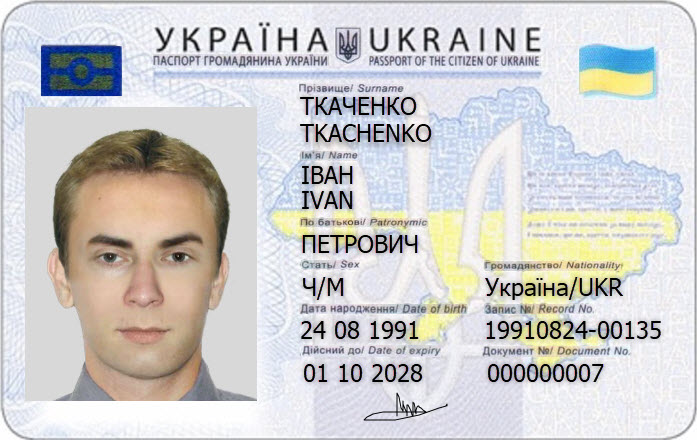
#> input picture data/template.jpg, 697 x 440 px, found by its file name
$ python core.py
#> lines starting #> are read from the running program, lines starting #| are printed output that depends on the picture
### src/data/preprocessors/matchers/features/utils.py
import cv2
import numpy as np
from matplotlib import pyplot as plt
from scipy.stats import norm

from src import logger


def apply_feature_detector(feature_detector, template_image, input_image):
    template_keypoints, template_descriptors = feature_detector.detectAndCompute(template_image, None)
    image_keypoints, image_descriptors = feature_detector.detectAndCompute(input_image, None)
    return template_keypoints, template_descriptors, image_keypoints, image_descriptors


def extract_good_matches(matches, ratio=0.6):
    good_matches = []
    for m1, m2 in matches:
        if m1.distance < ratio * m2.distance:
            good_matches.append([m1])
    return good_matches


# [6 lines left out: function extract_good_matches_mask, not called in this run]


def get_match(match, dimension=0):
    if isinstance(match, list) or isinstance(match, np.ndarray):
        return match[0]
    else:
        return match


def calculate_distance_distribution(matches):
    np.seterr(all="raise")
    distances = sorted([get_match(match_list).distance for match_list in matches])
    try:
        probability_distribution = norm.cdf(distances, np.mean(distances), np.std(distances))
    except FloatingPointError:
        logger.warning("Image is equal to template image")
        probability_distribution = [100 for _ in range(len(distances))]
    except RuntimeWarning or Exception:
        logger.warning("Probability distribution encountered mean of empty slice")
        probability_distribution = []
    return distances, probability_distribution


def make_distance_ratio_distribution(matches, good_matches, name="", display=False):
    distances, prob_distribution = calculate_distance_distribution(matches)
    good_distances, good_prob_distribution = calculate_distance_distribution(good_matches)
    if len(good_distances) > 0 and len(good_prob_distribution) > 0:
        fig, ax = plt.subplots(figsize=(11, 8))
        ax.plot(distances, prob_distribution)
        ax.plot(good_distances, good_prob_distribution)
        ax.set_title(name)
        if display:
            plt.show()
        logger.log_figure(fig, name + "_template_comparison_plot")


def draw_polygon(img, polygon_corners):
    cv2.polylines(img, [np.int32(polygon_corners)], True, 255, 3, cv2.LINE_AA)
    return img


# [19 lines left out: function detect_homography_polygon, not called in this run]

### src/data/preprocessors/matchers/features/flann.py
import cv2

from src import logger
from src.data.preprocessors.matchers.features.utils import make_distance_ratio_distribution, \
    extract_good_matches, apply_feature_detector, extract_good_matches_mask, detect_homography_polygon


def flann_matcher(template_image, input_image, image_name="", name="flann", algorithm_id=0):
    sift = cv2.SIFT_create()
    template_keypoints, template_descriptors, image_keypoints, image_descriptors = apply_feature_detector(
        feature_detector=sift, template_image=template_image, input_image=input_image)

    flann = cv2.FlannBasedMatcher(indexParams=dict(algorithm=algorithm_id, trees=5),  # FLAN_INDEX_KDTREE = 0
                                  searchParams=dict(checks=50))

    matches = flann.knnMatch(template_descriptors, image_descriptors, k=2)
    good_matches = extract_good_matches(matches, ratio=0.6)

    make_distance_ratio_distribution(matches, good_matches, name=image_name + "_" + name, display=False)
    good_flann_matches = cv2.drawMatchesKnn(
        template_image, template_keypoints, input_image, image_keypoints, good_matches, None, flags=2
    )
    logger.log_image(image_name, stage_name="flann_good_matches", image=good_flann_matches, save=True)

    matches_mask = extract_good_matches_mask(matches, ratio=0.5)
    draw_params = dict(
        matchColor=(0, 0, 255),
        singlePointColor=(0, 255, 0),
        matchesMask=matches_mask,
        flags=2,
    )
    flann_matches = cv2.drawMatchesKnn(
        template_image, template_keypoints, input_image, image_keypoints, matches, None, **draw_params
    )
    logger.log_image(image_name, stage_name="flann_matches", image=flann_matches, save=True)

    polygon_image, polygon_corners = detect_homography_polygon(input_image, template_image, template_keypoints,
                                                               image_keypoints, good_matches, min_match_count=5)
    logger.log_image(image_name, stage_name="flann_polygons", image=polygon_image, save=True)
    return polygon_corners

### src/utils/logger.py
import json
import logging
import os
import sys

import cv2
import pandas as pd
import yaml

PROGRESS = 25


class MyLogger(logging.Logger):
    PROGRESS = PROGRESS
    LOG_FORMATTER = '%(asctime)s - %(levelname)-10s - %(message)s'
    DEF_LOGGING_LEVEL = logging.WARNING

    LOG_FOLDER = "logs/"
    LOG_IMG_FOLDER = os.path.join(LOG_FOLDER, "img")
    ABSOLUTE_FOLDER = ""

    def __init__(self, log_name, level=None):
        logging.Logger.__init__(self, log_name)
        self.formatter = logging.Formatter(self.LOG_FORMATTER)
        self.initLogger(level)
        self.json_data = {}
        self.dataframe = pd.DataFrame(columns=["image_name", "info", "status"])

    def initLogger(self, level=None):
        self.setLevel(level or self.DEF_LOGGING_LEVEL)
        self.propagate = False

    def add_handler(self, log_file, use_syslog):
        if use_syslog:
            handler = logging.handlers.SysLogHandler(address='/dev/log')
        elif log_file:
            handler = logging.FileHandler(log_file)
        else:
            handler = logging.StreamHandler(sys.stderr)
        handler.setFormatter(self.formatter)
        self.addHandler(handler)
        return handler

    def addHandlers(self, log_file=None, progress_file=None, use_syslog=False):
        self.logger_hdlr = self.add_handler(log_file, use_syslog)
        if progress_file:
            self.progress_hdlr = self.add_handler(progress_file, use_syslog)
            self.progress_hdlr.setLevel(self.PROGRESS)
        else:
            self.progress_hdlr = None

    # [30 lines left out: functions progress, display_image, log_image, log_plot, log_figure, not called in this run]

    def load_level(self, settings='settings.yaml'):
        ABSOLUTE_FOLDER = os.path.join(os.path.abspath(os.path.join("SRC", os.pardir)))
        settings_file = os.path.join(ABSOLUTE_FOLDER, settings)
        with open(settings_file) as info:
            settings_dict = yaml.safe_load(info)
        self.level = dict(settings_dict)['LOGGING_LEVEL']
        self.setLevel(self.level)

    # [12 lines left out: functions save_results, log_result, not called in this run]

    def display_result(self):
        print(self.dataframe)


def setup_logger(progress_file=None):
    logging.setLoggerClass(MyLogger)
    logging.addLevelName(PROGRESS, 'PROGRESS')
    logger = logging.getLogger(__name__)
    logger.addHandlers(progress_file)
    logger.load_level()
    return logger

### src/data/preprocessors/core.py
import os

import cv2
import fire

from src import TEST_FOLDER, TEMPLATES_FOLDER
from src import logger
from src.data.preprocessors.matchers.features.flann import flann_matcher
from src.data.preprocessors.transformers.croppers import clip_by_coordinates
from src.data.preprocessors.transformers.rotators import rotate_image
from src.data.preprocessors.utils import is_card_detected, correct_card
from src.utils.status_manager import Status


def process_image(template_image, input_image, image_name, template_name):
    polygon_corners = flann_matcher(template_image, input_image, image_name=image_name)
    if is_card_detected(polygon_corners):
        polygon_corners, is_correct = correct_card(polygon_corners)
        clipped_image = clip_by_coordinates(input_image, polygon_corners, name="")
        logger.log_image(image_name, stage_name="clipped", image=clipped_image, save=True)
        rotated_image, angle = rotate_image(clipped_image)
        logger.info(f"Angle: {angle}")
        logger.log_image(image_name, stage_name="rotated", image=rotated_image, save=True)
        status = Status.OK if is_correct else Status.PARTIAL
        return {}, status
    else:
        logger.warning("Id card is not detected")
        return {}, Status.NOT_FOUND


def preprocess_data(image_path, template_path=str(os.path.join(TEMPLATES_FOLDER, "template.jpg"))):
#> called with image_path = 'src/data/preprocessors/data/test/1.jpg'
    image_name = os.path.basename(image_path)
    template_name = os.path.basename(image_path)
    try:
        template_image = cv2.imread(template_path)
#> template_image is the input picture: shape (440, 697, 3); mean B, G, R 204.4, 205, 206.4
        input_image = cv2.imread(image_path)
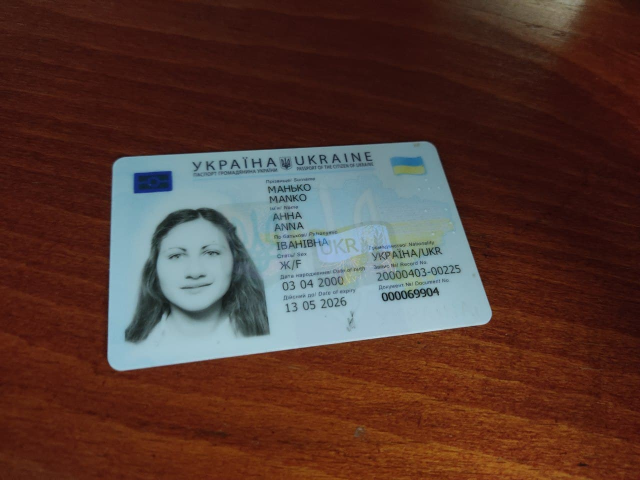
#> input picture data/test/1.jpg, 1280 x 960 px, found by its file name (shown at 1/2 size)
#> input_image is the input picture: shape (960, 1280, 3); mean B, G, R 50.3, 58.6, 85.7
        template_image = cv2.resize(template_image, None, fx=0.5, fy=0.5)
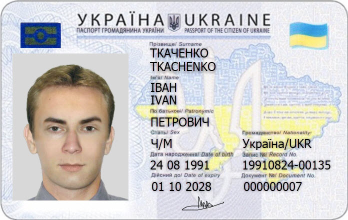
#> template_image: shape (220, 348, 3); mean B, G, R 204.5, 205.1, 206.5
        input_image = cv2.resize(input_image, None, fx=0.5, fy=0.5)
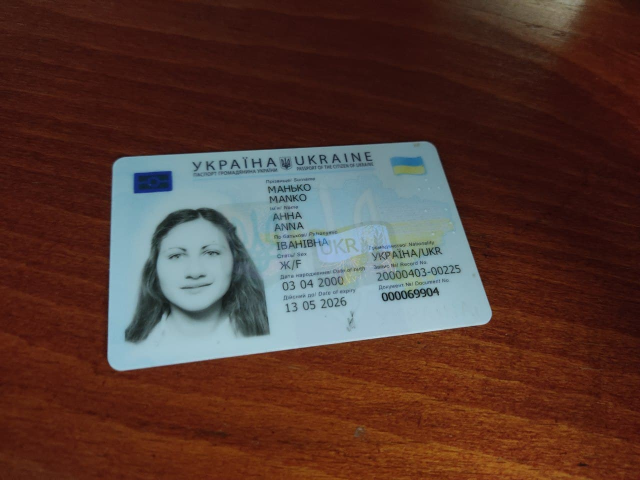
#> input_image: shape (480, 640, 3); mean B, G, R 50.4, 58.7, 85.9
    except:
        logger.warning("Input image or template image are not found")
    info, status = process_image(template_image, input_image, image_name, template_name)
#> in apply_feature_detector, `template_keypoints, template_descriptors = feature_detector.detectAndC..`: template_keypoints = 690 keypoints; strongest (x, y, size): (40, 35, 22), (249, 15, 1.9), (109, 17, 2.3), (152, 103, 1.9)
#> in apply_feature_detector, `image_keypoints, image_descriptors = feature_detector.detectAndCompute..`: image_keypoints = 503 keypoints; strongest (x, y, size): (345, 254, 160.1), (154, 305, 24.2), (123, 356, 22), (171, 221, 11.5)
#> in flann_matcher, `matches = flann.knnMatch(template_descriptors, image_descriptors, k=2)`: matches = 690 matches
#> after the loop in extract_good_matches, `for m1, m2 in matches:`: good_matches = 6 matches
    cv2.destroyAllWindows()
    return info, status


def test_image(image_name="1.jpg"):
    image_path = str(os.path.join(TEST_FOLDER, image_name))
    preprocess_data(image_path)


if __name__ == "__main__":
#> (the run stopped early here; a loop or call above may not have finished)
